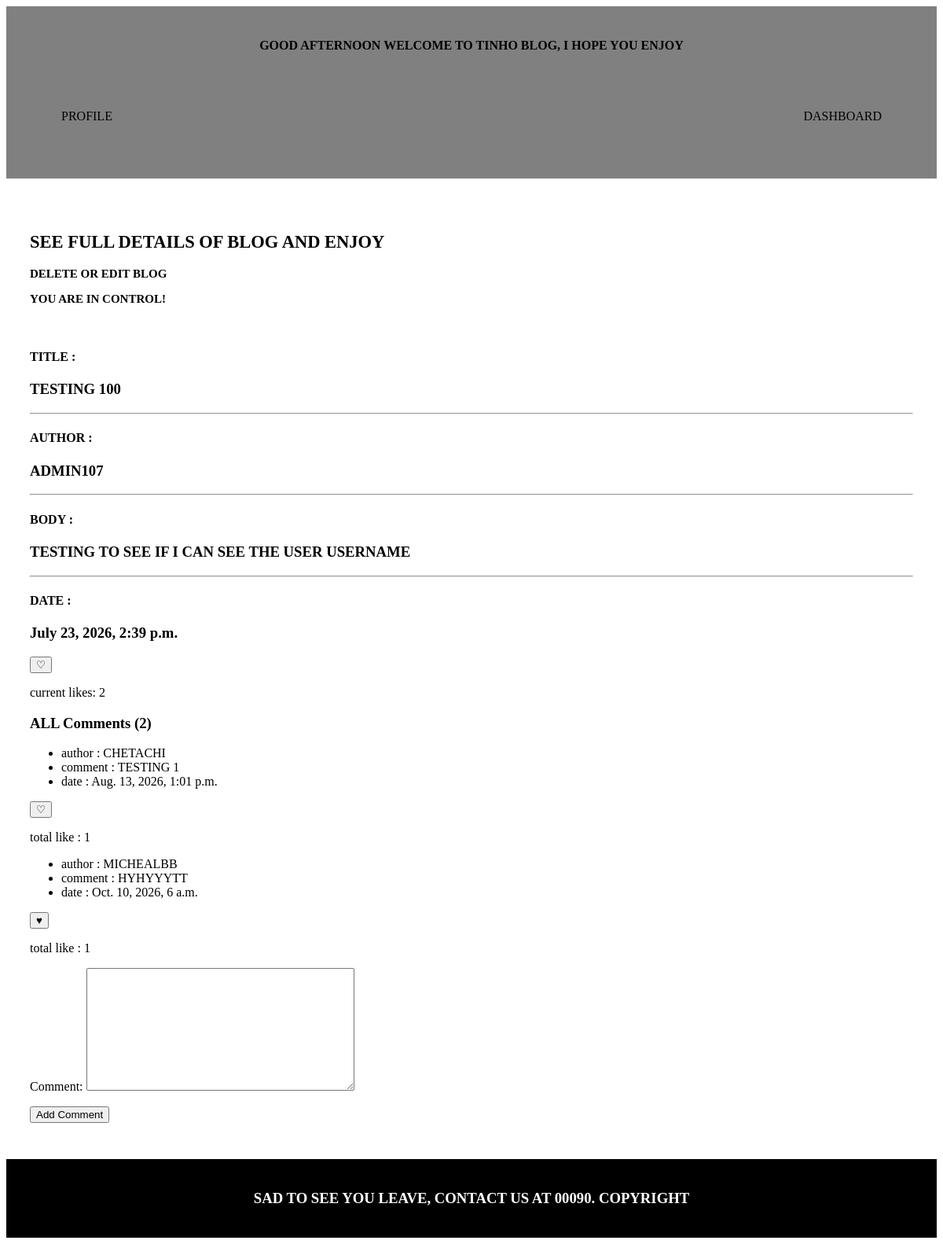
/blog/details/1/ (signed in), run on the app's committed database.
### myblog/models.py (models this page shows, shortened)
class Post(models.Model):
    title = models.CharField(max_length=250)
    author = models.CharField(max_length=250)
    body = models.TextField()
    user = models.ForeignKey(User,on_delete=models.CASCADE,related_name="post")
    image = models.FileField(null=True,blank=True,upload_to="posts/")
    date = models.DateTimeField(auto_now_add=True)
    updated_at = models.DateTimeField(auto_now=True)
    is_deleted = models.BooleanField(default=False)
    liked_by = models.ManyToManyField(User,related_name="posts_liked")

class Comment(models.Model):
    user = models.ForeignKey(User,on_delete=models.CASCADE,related_name="comment")
    post = models.ForeignKey(Post,on_delete=models.CASCADE,related_name="comment")
    comment = models.TextField()
    image = models.FileField(null=True,blank=True,upload_to="comments/")
    is_deleted = models.BooleanField(default=False)
    liked_by = models.ManyToManyField(User,related_name="comment_liked")
    last_modified = models.DateTimeField(auto_now=True)
    date = models.DateTimeField(auto_now_add=True)

### users/models.py (models this page shows)
class User(AbstractUser):
    def __str__(self):
        return self.username

### myblog/blog_view.py (the view)
# urls.py: path("blog/details/<int:pk>/",blog_view.PostDetailView.as_view(),name="post_detail"),
class PostDetailView(LoginRequiredMixin,DetailView):
    model = Post
    template_name = "post_detail.html"
    context_object_name = "post"
    def get_context_data(self, **kwargs):
        ctx =  super(PostDetailView,self).get_context_data()
        ctx["name"] = "TINHO"
        ctx["comment_form"] = CommentForm()
        ctx["is_liked"] = self.object.liked_by.filter(pk=self.request.user.pk).exists()
        return ctx

### myblog/forms.py
class CommentForm(forms.ModelForm):
    class Meta:
        model = Comment
        fields = ["comment"]

### myblog/context_processors.py (called while the page is built)
def greet():
        current_time = datetime.now()
        current_time = current_time.hour
        greeting = "MORNING"
        if current_time >= 12 and current_time < 17:
                greeting = "AFTERNOON"
        elif current_time >= 17 and current_time < 20:
                greeting = "EVENING"
        elif current_time >= 20 or current_time < 4:
                greeting = "NIGHT"
        else:
            greeting = greeting
        intro_greeting = "GOOD {}".format(greeting)
        return intro_greeting

def global_site_data(request):
    ctx = {
        "c_name" : "FIRST GLOBAL TESTING",
        "c_age"  : 50,
        "greeting": greet(),
        "name" : "Tinho"
    }
    return ctx

### myblog/templates/post_detail.html (shortened to what this page needs)
{% extends 'base.html' %}
{% block nav_links %}
{% if not user.is_authenticated %}
<div class="navigations">
        <a href="{% url 'register' %}">REGISTER</a>
        <a href="{% url 'login' %}">LOGIN</a>
</div>
{% else %}
<div class="navigations">
        <a href="{% url 'profile' %}">PROFILE</a>
        <a href="{% url 'dashboard' %}">DASHBOARD</a>
</div>
{% endif %}
{% endblock %}
{% block intro %}
<div class="intro-section">
    <h2>SEE FULL DETAILS OF BLOG AND ENJOY</h2>
    {% if user.is_authenticated %}
    <p>DELETE OR EDIT BLOG</p>
    <p>YOU ARE IN CONTROL!</p>
    {% endif %}
</div>
{% endblock %}
{% block content %}
<div>
    <div>
        <h4>TITLE : </h4>
        <h3>{{post.title|upper}}</h3>
    </div>
    <hr>
    <div>
        <h4>AUTHOR :</h4>
        <h3>{{post.user|upper}}</h3>
    </div>
    <hr>
    <div>
        <h4>BODY : </h4>
        <h3>{{post.body|upper}}</h3>
    </div>
    <hr>
    <div>
        <h4>DATE : </h4>
        <h3>{{post.date}}</h3>
    </div>
</div>
<button class="btn" data-post-id="{{post.pk}}">
    {% if is_liked %}
    &#9829;
    {% else %}
    &#9825;
    {% endif %}
</button>
<p>current likes: <span id="like-count">{{post.liked_by.count}}</span></p>
<div>
    <h3>ALL Comments ({{post.comment.count}})</h3>
    {% for comment in post.comment.all %}
    <ul>
        <li><span>author  : {{comment.user.username|upper}}</span></li>
        <li><span>comment : {{comment.comment|upper}}</span></li>
        <li><span>date : {{comment.date}}</span></li>
    </ul>
    <button class="comment-like-btn" data-comment-id="{{comment.pk}}">
        {% if comment in request.user.comment_liked.all %}
        &#9829;
        {% else %}
        &#9825;
        {% endif %}
    </button>
    <p>total like : <span class="c-like-count">{{comment.liked_by.count}}</span></p>
    {% endfor %}
    <form method="post" action="{% url 'add-comment' post.pk %}">
    {{comment_form.as_p}}
    <button type="submit"> Add Comment </button>
    </form>
</div>
{% endblock%}

### static/CSS/style.css (style rules this page uses)
.intro-section { color: black; font-size: 15px; font-weight: 700; padding: 20px 0px; }
.navigations { display: flex; justify-content: space-between; padding: 50px 50px; }
a { color: black; text-decoration: none; }

### data on the page
Post: title "TESTING 100", user "ADMIN107", body "TESTING TO SEE IF I CAN SEE THE USER USERNAME", date "July 23, 2026, 2:39 p.m.", liked_by.count "2", comment.count "2"
Comment: user.username "CHETACHI", comment "TESTING 1", date "Aug. 13, 2026, 1:01 p.m.", liked_by.count "1"
Comment: user.username "MICHEALBB", comment "HYHYYYTT", date "Oct. 10, 2026, 6 a.m.", liked_by.count "1"

### other printed values
{{ greeting }} "GOOD AFTERNOON"
{{ name|upper }} "TINHO"
